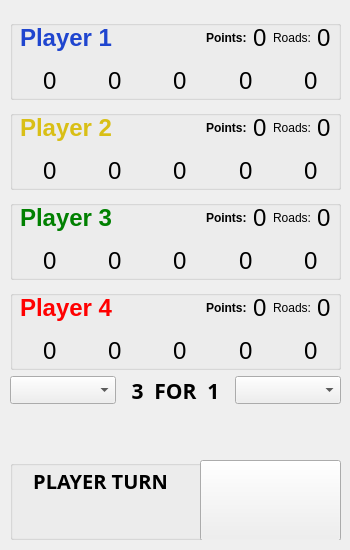
     <widget class="QWidget" name="widget_4" native="true">
      <property name="geometry">
       <rect>
        <x>820</x>
        <y>0</y>
        <width>350</width>
        <height>550</height>
       </rect>
      </property>
      <property name="minimumSize">
       <size>
        <width>350</width>
        <height>550</height>
       </size>
      </property>
      <property name="maximumSize">
       <size>
        <width>350</width>
        <height>16777215</height>
       </size>
      </property>
      <property name="styleSheet">
       <string notr="true">border-image: url(:/resources/images/boardR.png) 0 0 0 0 stretch stretch;</string>
      </property>
      <widget class="QGroupBox" name="groupBox">
       <property name="geometry">
        <rect>
         <x>10</x>
         <y>20</y>
         <width>331</width>
         <height>80</height>
        </rect>
       </property>
       <property name="styleSheet">
        <string notr="true">border-image: url(:/resources/images/wood.png) 0 0 0 0 stretch stretch;</string>
       </property>
       <property name="title">
        <string/>
       </property>
       <widget class="QWidget" name="horizontalLayoutWidget_2">
        <property name="geometry">
         <rect>
          <x>10</x>
          <y>0</y>
          <width>311</width>
          <height>35</height>
         </rect>
        </property>
        <layout class="QHBoxLayout" name="horizontalLayout_8">
         <item>
          <widget class="QLabel" name="lbPlayer1Name">
           <property name="font">
            <font>
             <pointsize>18</pointsize>
             <weight>75</weight>
             <bold>true</bold>
            </font>
           </property>
           <property name="styleSheet">
            <string notr="true">color: #1f45cf;</string>
           </property>
           <property name="text">
            <string>Player 1</string>
           </property>
          </widget>
         </item>
         <item>
          <spacer name="horizontalSpacer_8">
           <property name="orientation">
            <enum>Qt::Horizontal</enum>
           </property>
           <property name="sizeHint" stdset="0">
            <size>
             <width>40</width>
             <height>20</height>
            </size>
           </property>
          </spacer>
         </item>
         <item>
          <widget class="QLabel" name="label_30">
           <property name="font">
            <font>
             <weight>75</weight>
             <bold>true</bold>
            </font>
           </property>
           <property name="text">
            <string>Points:</string>
           </property>
          </widget>
         </item>
         <item>
          <widget class="QLabel" name="lbPointsPlayer1">
           <property name="font">
            <font>
             <pointsize>18</pointsize>
            </font>
           </property>
           <property name="text">
            <string>0</string>
           </property>
          </widget>
         </item>
         <item>
          <widget class="QLabel" name="label_9">
           <property name="text">
            <string>Roads:</string>
           </property>
          </widget>
         </item>
         <item>
          <widget class="QLabel" name="lbRoadsPlayer1">
           <property name="font">
            <font>
             <pointsize>18</pointsize>
            </font>
           </property>
           <property name="text">
            <string>0</string>
           </property>
          </widget>
         </item>
        </layout>
       </widget>
       <widget class="QWidget" name="horizontalLayoutWidget_6">
        <property name="geometry">
         <rect>
          <x>0</x>
          <y>40</y>
          <width>321</width>
          <height>41</height>
         </rect>
        </property>
        <layout class="QHBoxLayout" name="horizontalLayout_12">
         <item>
          <widget class="QLabel" name="label_10">
           <property name="styleSheet">
            <string notr="true">border-image: url(:/resources/images/resources--grain.png) 0 0 0 0 stretch stretch;</string>
           </property>
           <property name="text">
            <string/>
           </property>
          </widget>
         </item>
         <item>
          <widget class="QLabel" name="lbWheatP1">
           <property name="font">
            <font>
             <pointsize>18</pointsize>
            </font>
           </property>
           <property name="text">
            <string>0</string>
           </property>
          </widget>
         </item>
         <item>
          <widget class="QLabel" name="label_6">
           <property name="styleSheet">
            <string notr="true">border-image: url(:/resources/images/resources--wool.png) 0 0 0 0 stretch stretch;</string>
           </property>
           <property name="text">
            <string/>
           </property>
          </widget>
         </item>
         <item>
          <widget class="QLabel" name="lbWoolP1">
           <property name="font">
            <font>
             <pointsize>18</pointsize>
            </font>
           </property>
           <property name="text">
            <string>0</string>
           </property>
          </widget>
         </item>
         <item>
          <widget class="QLabel" name="label_8">
           <property name="styleSheet">
            <string notr="true">border-image: url(:/resources/images/resources--ore.png) 0 0 0 0 stretch stretch;</string>
           </property>
           <property name="text">
            <string/>
           </property>
          </widget>
         </item>
         <item>
          <widget class="QLabel" name="lbStoneP1">
           <property name="font">
            <font>
             <pointsize>18</pointsize>
            </font>
           </property>
           <property name="text">
            <string>0</string>
           </property>
          </widget>
         </item>
         <item>
          <widget class="QLabel" name="label_7">
           <property name="styleSheet">
            <string notr="true">border-image: url(:/resources/images/resources--lumber.png) 0 0 0 0 stretch stretch;</string>
           </property>
           <property name="text">
            <string/>
           </property>
          </widget>
         </item>
         <item>
          <widget class="QLabel" name="lbWoodP1">
           <property name="font">
            <font>
             <pointsize>18</pointsize>
            </font>
           </property>
           <property name="text">
            <string>0</string>
           </property>
          </widget>
         </item>
         <item>
          <widget class="QLabel" name="label_3">
           <property name="styleSheet">
            <string notr="true">border-image: url(:/resources/images/resources--brick.png) 0 0 0 0 stretch stretch;</string>
           </property>
           <property name="text">
            <string/>
           </property>
          </widget>
         </item>
         <item>
          <widget class="QLabel" name="lbBrickP1">
           <property name="font">
            <font>
             <pointsize>18</pointsize>
            </font>
           </property>
           <property name="text">
            <string>0</string>
           </property>
          </widget>
         </item>
        </layout>
       </widget>
      </widget>
      <widget class="QGroupBox" name="groupBox_2">
       <property name="geometry">
        <rect>
         <x>10</x>
         <y>110</y>
         <width>331</width>
         <height>80</height>
        </rect>
       </property>
       <property name="styleSheet">
        <string notr="true">border-image: url(:/resources/images/wood.png) 0 0 0 0 stretch stretch;</string>
       </property>
       <property name="title">
        <string/>
       </property>
       <widget class="QWidget" name="horizontalLayoutWidget_3">
        <property name="geometry">
         <rect>
          <x>10</x>
          <y>0</y>
          <width>311</width>
          <height>35</height>
         </rect>
        </property>
        <layout class="QHBoxLayout" name="horizontalLayout_9">
         <item>
          <widget class="QLabel" name="lbPlayer2Name">
           <property name="font">
            <font>
             <pointsize>18</pointsize>
             <weight>75</weight>
             <bold>true</bold>
            </font>
           </property>
           <property name="styleSheet">
            <string notr="true">color: #d9bf16;
</string>
           </property>
           <property name="text">
            <string>Player 2</string>
           </property>
          </widget>
         </item>
         <item>
          <spacer name="horizontalSpacer_10">
           <property name="orientation">
            <enum>Qt::Horizontal</enum>
           </property>
           <property name="sizeHint" stdset="0">
            <size>
             <width>40</width>
             <height>20</height>
            </size>
           </property>
          </spacer>
         </item>
         <item>
          <widget class="QLabel" name="label_31">
           <property name="font">
            <font>
             <weight>75</weight>
             <bold>true</bold>
            </font>
           </property>
           <property name="text">
            <string>Points:</string>
           </property>
          </widget>
         </item>
         <item>
          <widget class="QLabel" name="lbPointsPlayer2">
           <property name="font">
            <font>
             <pointsize>18</pointsize>
            </font>
           </property>
           <property name="text">
            <string>0</string>
           </property>
          </widget>
         </item>
         <item>
          <widget class="QLabel" name="label_12">
           <property name="text">
            <string>Roads:</string>
           </property>
          </widget>
         </item>
         <item>
          <widget class="QLabel" name="lbRoadsPlayer2">
           <property name="font">
            <font>
             <pointsize>18</pointsize>
            </font>
           </property>
           <property name="text">
            <string>0</string>
           </property>
          </widget>
         </item>
        </layout>
       </widget>
       <widget class="QWidget" name="horizontalLayoutWidget_7">
        <property name="geometry">
         <rect>
          <x>0</x>
          <y>40</y>
          <width>321</width>
          <height>41</height>
         </rect>
        </property>
        <layout class="QHBoxLayout" name="horizontalLayout_13">
         <item>
          <widget class="QLabel" name="label_11">
           <property name="styleSheet">
            <string notr="true">border-image: url(:/resources/images/resources--grain.png) 0 0 0 0 stretch stretch;</string>
           </property>
           <property name="text">
            <string/>
           </property>
          </widget>
         </item>
         <item>
          <widget class="QLabel" name="lbWheatP2">
           <property name="font">
            <font>
             <pointsize>18</pointsize>
            </font>
           </property>
           <property name="text">
            <string>0</string>
           </property>
          </widget>
         </item>
         <item>
          <widget class="QLabel" name="label_13">
           <property name="styleSheet">
            <string notr="true">border-image: url(:/resources/images/resources--wool.png) 0 0 0 0 stretch stretch;</string>
           </property>
           <property name="text">
            <string/>
           </property>
          </widget>
         </item>
         <item>
          <widget class="QLabel" name="lbWoolP2">
           <property name="font">
            <font>
             <pointsize>18</pointsize>
            </font>
           </property>
           <property name="text">
            <string>0</string>
           </property>
          </widget>
         </item>
         <item>
          <widget class="QLabel" name="label_15">
           <property name="styleSheet">
            <string notr="true">border-image: url(:/resources/images/resources--ore.png) 0 0 0 0 stretch stretch;</string>
           </property>
           <property name="text">
            <string/>
           </property>
          </widget>
         </item>
         <item>
          <widget class="QLabel" name="lbStoneP2">
           <property name="font">
            <font>
             <pointsize>18</pointsize>
            </font>
           </property>
           <property name="text">
            <string>0</string>
           </property>
          </widget>
         </item>
         <item>
          <widget class="QLabel" name="label_17">
           <property name="styleSheet">
            <string notr="true">border-image: url(:/resources/images/resources--lumber.png) 0 0 0 0 stretch stretch;</string>
           </property>
           <property name="text">
            <string/>
           </property>
          </widget>
         </item>
         <item>
          <widget class="QLabel" name="lbWoodP2">
           <property name="font">
            <font>
             <pointsize>18</pointsize>
            </font>
           </property>
           <property name="text">
            <string>0</string>
           </property>
          </widget>
         </item>
         <item>
          <widget class="QLabel" name="label_18">
           <property name="styleSheet">
            <string notr="true">border-image: url(:/resources/images/resources--brick.png) 0 0 0 0 stretch stretch;</string>
           </property>
           <property name="text">
            <string/>
           </property>
          </widget>
         </item>
         <item>
          <widget class="QLabel" name="lbBrickP2">
           <property name="font">
            <font>
             <pointsize>18</pointsize>
            </font>
           </property>
           <property name="text">
            <string>0</string>
           </property>
          </widget>
         </item>
        </layout>
       </widget>
      </widget>
      <widget class="QGroupBox" name="groupBox_3">
       <property name="geometry">
        <rect>
         <x>10</x>
         <y>200</y>
         <width>331</width>
         <height>80</height>
        </rect>
       </property>
       <property name="styleSheet">
        <string notr="true">border-image: url(:/resources/images/wood.png) 0 0 0 0 stretch stretch;</string>
       </property>
       <property name="title">
        <string/>
       </property>
       <widget class="QWidget" name="horizontalLayoutWidget_4">
        <property name="geometry">
         <rect>
          <x>10</x>
          <y>0</y>
          <width>311</width>
          <height>35</height>
         </rect>
        </property>
        <layout class="QHBoxLayout" name="horizontalLayout_10">
         <item>
          <widget class="QLabel" name="lbPlayer3Name">
           <property name="font">
            <font>
             <pointsize>18</pointsize>
             <weight>75</weight>
             <bold>true</bold>
            </font>
           </property>
           <property name="styleSheet">
            <string notr="true">color: green;
</string>
           </property>
           <property name="text">
            <string>Player 3</string>
           </property>
          </widget>
         </item>
         <item>
          <spacer name="horizontalSpacer_11">
           <property name="orientation">
            <enum>Qt::Horizontal</enum>
           </property>
           <property name="sizeHint" stdset="0">
            <size>
             <width>40</width>
             <height>20</height>
            </size>
           </property>
          </spacer>
         </item>
         <item>
          <widget class="QLabel" name="label_33">
           <property name="font">
            <font>
             <weight>75</weight>
             <bold>true</bold>
            </font>
           </property>
           <property name="text">
            <string>Points:</string>
           </property>
          </widget>
         </item>
         <item>
          <widget class="QLabel" name="lbPointsPlayer3">
           <property name="font">
            <font>
             <pointsize>18</pointsize>
            </font>
           </property>
           <property name="text">
            <string>0</string>
           </property>
          </widget>
         </item>
         <item>
          <widget class="QLabel" name="label_14">
           <property name="text">
            <string>Roads:</string>
           </property>
          </widget>
         </item>
         <item>
          <widget class="QLabel" name="lbRoadsPlayer3">
           <property name="font">
            <font>
             <pointsize>18</pointsize>
            </font>
           </property>
           <property name="text">
            <string>0</string>
           </property>
          </widget>
         </item>
        </layout>
       </widget>
       <widget class="QWidget" name="horizontalLayoutWidget_8">
        <property name="geometry">
         <rect>
          <x>0</x>
          <y>40</y>
          <width>321</width>
          <height>41</height>
         </rect>
        </property>
        <layout class="QHBoxLayout" name="horizontalLayout_14">
         <item>
          <widget class="QLabel" name="label_19">
           <property name="styleSheet">
            <string notr="true">border-image: url(:/resources/images/resources--grain.png) 0 0 0 0 stretch stretch;</string>
           </property>
           <property name="text">
            <string/>
           </property>
          </widget>
         </item>
         <item>
          <widget class="QLabel" name="lbWheatP3">
           <property name="font">
            <font>
             <pointsize>18</pointsize>
            </font>
           </property>
           <property name="text">
            <string>0</string>
           </property>
          </widget>
         </item>
         <item>
          <widget class="QLabel" name="label_20">
           <property name="styleSheet">
            <string notr="true">border-image: url(:/resources/images/resources--wool.png) 0 0 0 0 stretch stretch;</string>
           </property>
           <property name="text">
            <string/>
           </property>
          </widget>
         </item>
         <item>
          <widget class="QLabel" name="lbWoolP3">
           <property name="font">
            <font>
             <pointsize>18</pointsize>
            </font>
           </property>
           <property name="text">
            <string>0</string>
           </property>
          </widget>
         </item>
         <item>
          <widget class="QLabel" name="label_21">
           <property name="styleSheet">
            <string notr="true">border-image: url(:/resources/images/resources--ore.png) 0 0 0 0 stretch stretch;</string>
           </property>
           <property name="text">
            <string/>
           </property>
          </widget>
         </item>
         <item>
          <widget class="QLabel" name="lbStoneP3">
           <property name="font">
            <font>
             <pointsize>18</pointsize>
            </font>
           </property>
           <property name="text">
            <string>0</string>
           </property>
          </widget>
         </item>
         <item>
          <widget class="QLabel" name="label_22">
           <property name="styleSheet">
            <string notr="true">border-image: url(:/resources/images/resources--lumber.png) 0 0 0 0 stretch stretch;</string>
           </property>
           <property name="text">
            <string/>
           </property>
          </widget>
         </item>
         <item>
          <widget class="QLabel" name="lbWoodP3">
           <property name="font">
            <font>
             <pointsize>18</pointsize>
            </font>
           </property>
           <property name="text">
            <string>0</string>
           </property>
          </widget>
         </item>
         <item>
          <widget class="QLabel" name="label_23">
           <property name="styleSheet">
            <string notr="true">border-image: url(:/resources/images/resources--brick.png) 0 0 0 0 stretch stretch;</string>
           </property>
           <property name="text">
            <string/>
           </property>
          </widget>
         </item>
         <item>
          <widget class="QLabel" name="lbBrickP3">
           <property name="font">
            <font>
             <pointsize>18</pointsize>
            </font>
           </property>
           <property name="text">
            <string>0</string>
           </property>
          </widget>
         </item>
        </layout>
       </widget>
      </widget>
      <widget class="QGroupBox" name="groupBox_4">
       <property name="geometry">
        <rect>
         <x>10</x>
         <y>290</y>
         <width>331</width>
         <height>80</height>
        </rect>
       </property>
       <property name="styleSheet">
        <string notr="true">border-image: url(:/resources/images/wood.png) 0 0 0 0 stretch stretch;</string>
       </property>
       <property name="title">
        <string/>
       </property>
       <widget class="QWidget" name="horizontalLayoutWidget_5">
        <property name="geometry">
         <rect>
          <x>10</x>
          <y>0</y>
          <width>311</width>
          <height>35</height>
         </rect>
        </property>
        <layout class="QHBoxLayout" name="horizontalLayout_11">
         <item>
          <widget class="QLabel" name="lbPlayer4Name">
           <property name="font">
            <font>
             <pointsize>18</pointsize>
             <weight>75</weight>
             <bold>true</bold>
            </font>
           </property>
           <property name="styleSheet">
            <string notr="true">color: red;
</string>
           </property>
           <property name="text">
            <string>Player 4</string>
           </property>
          </widget>
         </item>
         <item>
          <spacer name="horizontalSpacer_12">
           <property name="orientation">
            <enum>Qt::Horizontal</enum>
           </property>
           <property name="sizeHint" stdset="0">
            <size>
             <width>40</width>
             <height>20</height>
            </size>
           </property>
          </spacer>
         </item>
         <item>
          <widget class="QLabel" name="label_35">
           <property name="font">
            <font>
             <weight>75</weight>
             <bold>true</bold>
            </font>
           </property>
           <property name="text">
            <string>Points:</string>
           </property>
          </widget>
         </item>
         <item>
          <widget class="QLabel" name="lbPointsPlayer4">
           <property name="font">
            <font>
             <pointsize>18</pointsize>
            </font>
           </property>
           <property name="text">
            <string>0</string>
           </property>
          </widget>
         </item>
         <item>
          <widget class="QLabel" name="label_16">
           <property name="text">
            <string>Roads:</string>
           </property>
          </widget>
         </item>
         <item>
          <widget class="QLabel" name="lbRoadsPlayer4">
           <property name="font">
            <font>
             <pointsize>18</pointsize>
            </font>
           </property>
           <property name="text">
            <string>0</string>
           </property>
          </widget>
         </item>
        </layout>
       </widget>
       <widget class="QWidget" name="horizontalLayoutWidget_9">
        <property name="geometry">
         <rect>
          <x>0</x>
          <y>40</y>
          <width>321</width>
          <height>41</height>
         </rect>
        </property>
        <layout class="QHBoxLayout" name="horizontalLayout_15">
         <item>
          <widget class="QLabel" name="label_24">
           <property name="styleSheet">
            <string notr="true">border-image: url(:/resources/images/resources--grain.png) 0 0 0 0 stretch stretch;</string>
           </property>
           <property name="text">
            <string/>
           </property>
          </widget>
         </item>
         <item>
          <widget class="QLabel" name="lbWheatP4">
           <property name="font">
            <font>
             <pointsize>18</pointsize>
            </font>
           </property>
           <property name="text">
            <string>0</string>
           </property>
          </widget>
         </item>
         <item>
          <widget class="QLabel" name="label_25">
           <property name="styleSheet">
            <string notr="true">border-image: url(:/resources/images/resources--wool.png) 0 0 0 0 stretch stretch;</string>
           </property>
           <property name="text">
            <string/>
           </property>
          </widget>
         </item>
         <item>
          <widget class="QLabel" name="lbWoolP4">
           <property name="font">
            <font>
             <pointsize>18</pointsize>
            </font>
           </property>
           <property name="text">
            <string>0</string>
           </property>
          </widget>
         </item>
         <item>
          <widget class="QLabel" name="label_26">
           <property name="styleSheet">
            <string notr="true">border-image: url(:/resources/images/resources--ore.png) 0 0 0 0 stretch stretch;</string>
           </property>
           <property name="text">
            <string/>
           </property>
          </widget>
         </item>
         <item>
          <widget class="QLabel" name="lbStoneP4">
           <property name="font">
            <font>
             <pointsize>18</pointsize>
            </font>
           </property>
           <property name="text">
            <string>0</string>
           </property>
          </widget>
         </item>
         <item>
          <widget class="QLabel" name="label_27">
           <property name="styleSheet">
            <string notr="true">border-image: url(:/resources/images/resources--lumber.png) 0 0 0 0 stretch stretch;</string>
           </property>
           <property name="text">
            <string/>
           </property>
          </widget>
         </item>
         <item>
          <widget class="QLabel" name="lbWoodP4">
           <property name="font">
            <font>
             <pointsize>18</pointsize>
            </font>
           </property>
           <property name="text">
            <string>0</string>
           </property>
          </widget>
         </item>
         <item>
          <widget class="QLabel" name="label_28">
           <property name="styleSheet">
            <string notr="true">border-image: url(:/resources/images/resources--brick.png) 0 0 0 0 stretch stretch;</string>
           </property>
           <property name="text">
            <string/>
           </property>
          </widget>
         </item>
         <item>
          <widget class="QLabel" name="lbBrickP4">
           <property name="font">
            <font>
             <pointsize>18</pointsize>
            </font>
           </property>
           <property name="text">
            <string>0</string>
           </property>
          </widget>
         </item>
        </layout>
       </widget>
      </widget>
      <widget class="QGroupBox" name="groupBox_5">
       <property name="geometry">
        <rect>
         <x>10</x>
         <y>460</y>
         <width>331</width>
         <height>80</height>
        </rect>
       </property>
       <property name="styleSheet">
        <string notr="true">border-image: url(:/resources/images/wood.png) 0 0 0 0 stretch stretch;</string>
       </property>
       <property name="title">
        <string/>
       </property>
       <widget class="QPushButton" name="pushButton">
        <property name="geometry">
         <rect>
          <x>190</x>
          <y>0</y>
          <width>141</width>
          <height>81</height>
         </rect>
        </property>
        <property name="styleSheet">
         <string notr="true">border-image: url(:/resources/images/next.png) 0 0 0 0 stretch stretch;</string>
        </property>
        <property name="text">
         <string/>
        </property>
       </widget>
       <widget class="QLabel" name="label_4">
        <property name="geometry">
         <rect>
          <x>0</x>
          <y>0</y>
          <width>181</width>
          <height>41</height>
         </rect>
        </property>
        <property name="font">
         <font>
          <family>Sahadeva</family>
          <pointsize>15</pointsize>
          <weight>75</weight>
          <bold>true</bold>
         </font>
        </property>
        <property name="styleSheet">
         <string notr="true">border-image: url(:/resources/images/transparent.png) 0 0 0 0 stretch stretch;</string>
        </property>
        <property name="text">
         <string>PLAYER TURN</string>
        </property>
        <property name="alignment">
         <set>Qt::AlignCenter</set>
        </property>
       </widget>
       <widget class="QLabel" name="lbPlayerTurn">
        <property name="geometry">
         <rect>
          <x>0</x>
          <y>40</y>
          <width>181</width>
          <height>41</height>
         </rect>
        </property>
        <property name="font">
         <font>
          <family>Sahadeva</family>
          <pointsize>18</pointsize>
          <weight>75</weight>
          <italic>true</italic>
          <bold>true</bold>
          <underline>false</underline>
         </font>
        </property>
        <property name="styleSheet">
         <string notr="true"/>
        </property>
        <property name="text">
         <string/>
        </property>
        <property name="alignment">
         <set>Qt::AlignCenter</set>
        </property>
       </widget>
      </widget>
      <widget class="QWidget" name="horizontalLayoutWidget_11">
       <property name="geometry">
        <rect>
         <x>10</x>
         <y>370</y>
         <width>331</width>
         <height>41</height>
        </rect>
       </property>
       <layout class="QHBoxLayout" name="horizontalLayout_7">
        <item>
         <widget class="QComboBox" name="cbTradePlayer">
          <property name="font">
           <font>
            <pointsize>13</pointsize>
           </font>
          </property>
          <property name="styleSheet">
           <string notr="true">border-image: url(:/resources/images/wood.png) 0 0 0 0 stretch stretch;</string>
          </property>
         </widget>
        </item>
        <item>
         <widget class="QLabel" name="label_5">
          <property name="font">
           <font>
            <family>Sahadeva</family>
            <pointsize>16</pointsize>
            <weight>75</weight>
            <bold>true</bold>
           </font>
          </property>
          <property name="text">
           <string>3  FOR  1</string>
          </property>
          <property name="alignment">
           <set>Qt::AlignCenter</set>
          </property>
         </widget>
        </item>
        <item>
         <widget class="QComboBox" name="cbTradeBank">
          <property name="font">
           <font>
            <pointsize>13</pointsize>
           </font>
          </property>
          <property name="styleSheet">
           <string notr="true">border-image: url(:/resources/images/wood.png) 0 0 0 0 stretch stretch;</string>
          </property>
         </widget>
        </item>
       </layout>
      </widget>
      <widget class="QPushButton" name="pbTrade">
       <property name="geometry">
        <rect>
         <x>120</x>
         <y>410</y>
         <width>111</width>
         <height>41</height>
        </rect>
       </property>
       <property name="styleSheet">
        <string notr="true">border-image: url(:/resources/images/trade_button.png) 0 0 0 0 stretch stretch;
border-radius: 10%;

</string>
       </property>
       <property name="text">
        <string/>
       </property>
      </widget>
     </widget>
